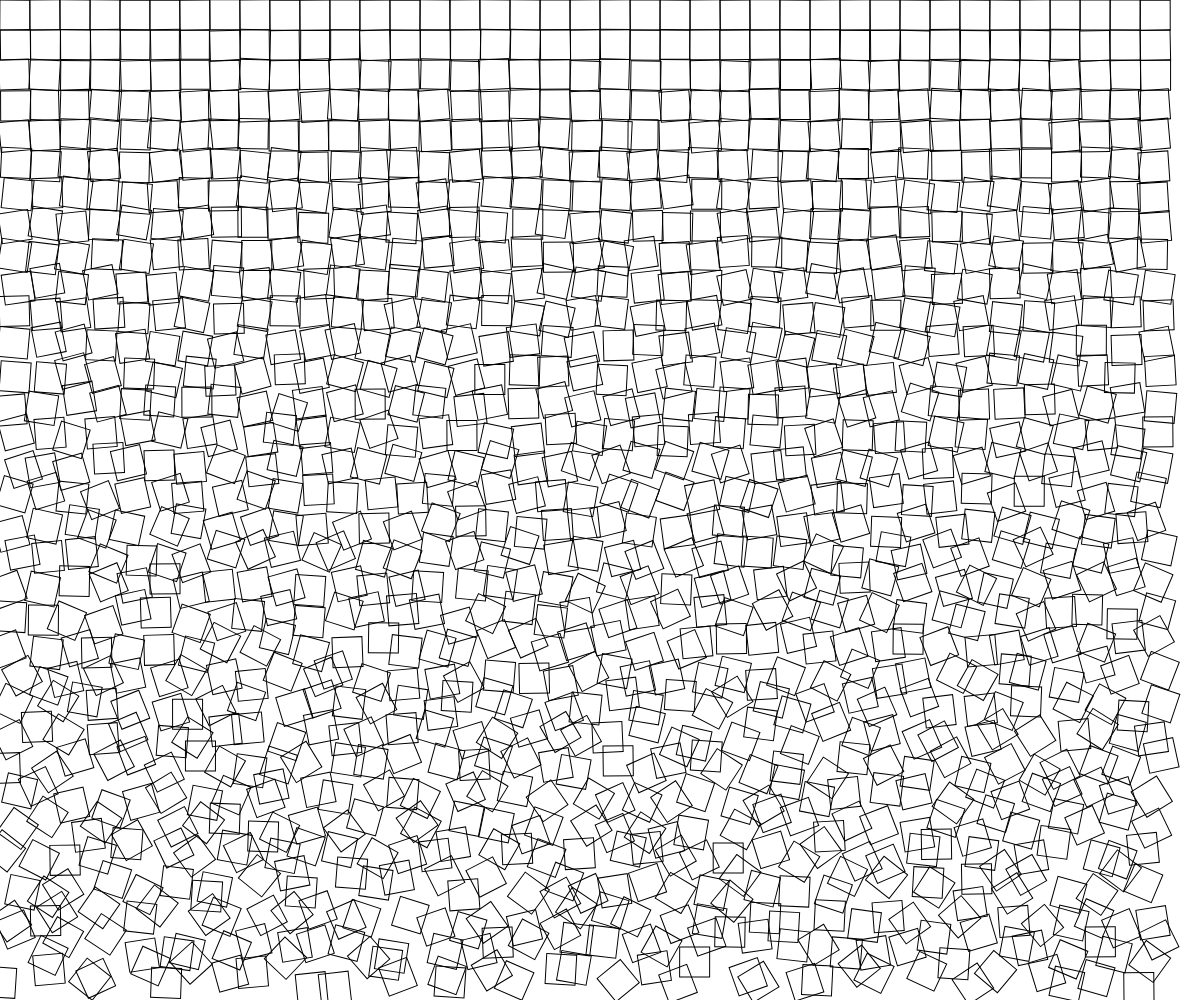
Frame 1 (no input)
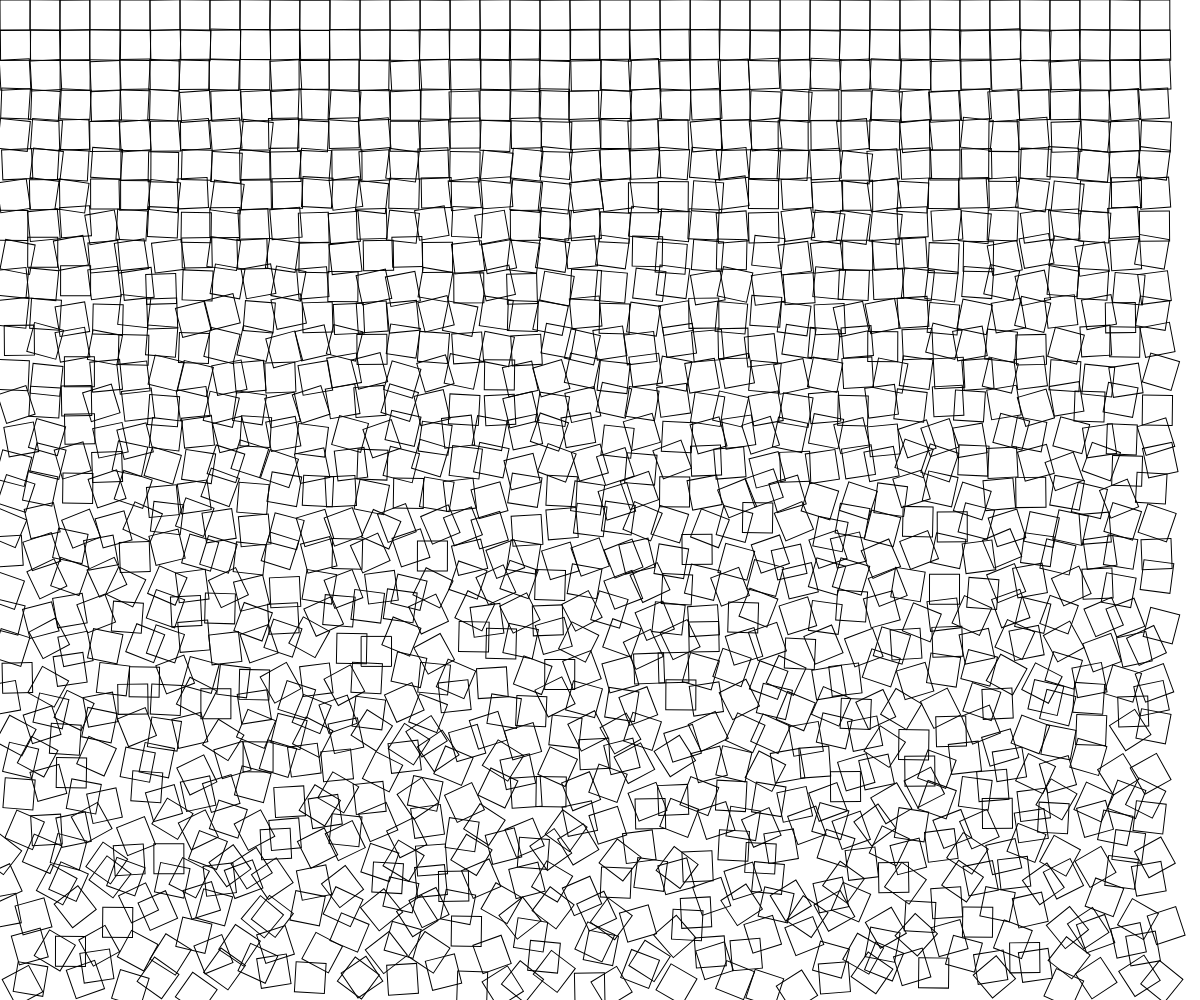
Frame 2 (the mouse pressed at the canvas centre, redrawn once)

The p5.js sketch that drew these frames (run headless with seeded random() and noise() and a simulated clock; the mouse was pressed at the canvas centre and the sketch redrawn once):

// p5.js sketch
// ── sketch.js
// Cubic Disarray Reproduction
// Brittney Mines
// April 8, 2019
//
// Extra for Experts:
// - describe what you did to take this project "above and beyond"

let squareSize = 30;

function setup() {
  createCanvas(windowWidth, windowHeight);
  rectMode(CENTER);
  noLoop();
  noFill();
}

function drawRectangles(){
  for (let x = squareSize/2; x < width - squareSize/2; x += squareSize){
    for (let y = squareSize/2; y < height - squareSize/2; y += squareSize){
      push();
      translate(x,y);
      let rAmount = map(y, 0, height, 0, 45);
      rotate(radians(random(-rAmount, rAmount)));
      let offset = map(y, 0, height, 0, 15);
      rect(random(-offset, offset), random(-offset, offset), squareSize, squareSize);
      pop();
    }
  }
}

function draw() {
  background(255);
  drawRectangles();
}

function windowResized(){
  resizeCanvas(windowWidth, windowHeight);
}
// ── Diagonal Line Generator.js
// Diagonal Line Generator
// Brittney Mines
// April 8, 2019
//
// Extra for Experts:
// - describe what you did to take this project "above and beyond"

let spacing = 10;

function setup() {
  createCanvas(windowWidth, windowHeight);
  noLoop();
}

function diagonalAscending(x,y,spacing) {
  line(x-spacing/2, y+spacing/2, x+spacing/2, y-spacing/2);
}

function diagonalDescending(x,y,spacing) {
  line(x-spacing/2, y-spacing/2, x+spacing/2, y+spacing/2);
}

function draw() {
  background(220);
  drawLines(spacing);
}

function drawLines(spacing) {
  for (let x = spacing/2; x < width - spacing/2; x += spacing){
    for (let y = spacing/2; y < height - spacing/2; y += spacing){
      if (int(random(2)) === 0){
        diagonalDescending(x,y,spacing);
      }
      else {
        diagonalAscending(x,y,spacing);
      }
    }
  }
}

function windowResized(){
  resizeCanvas(windowWidth, windowHeight);
}
